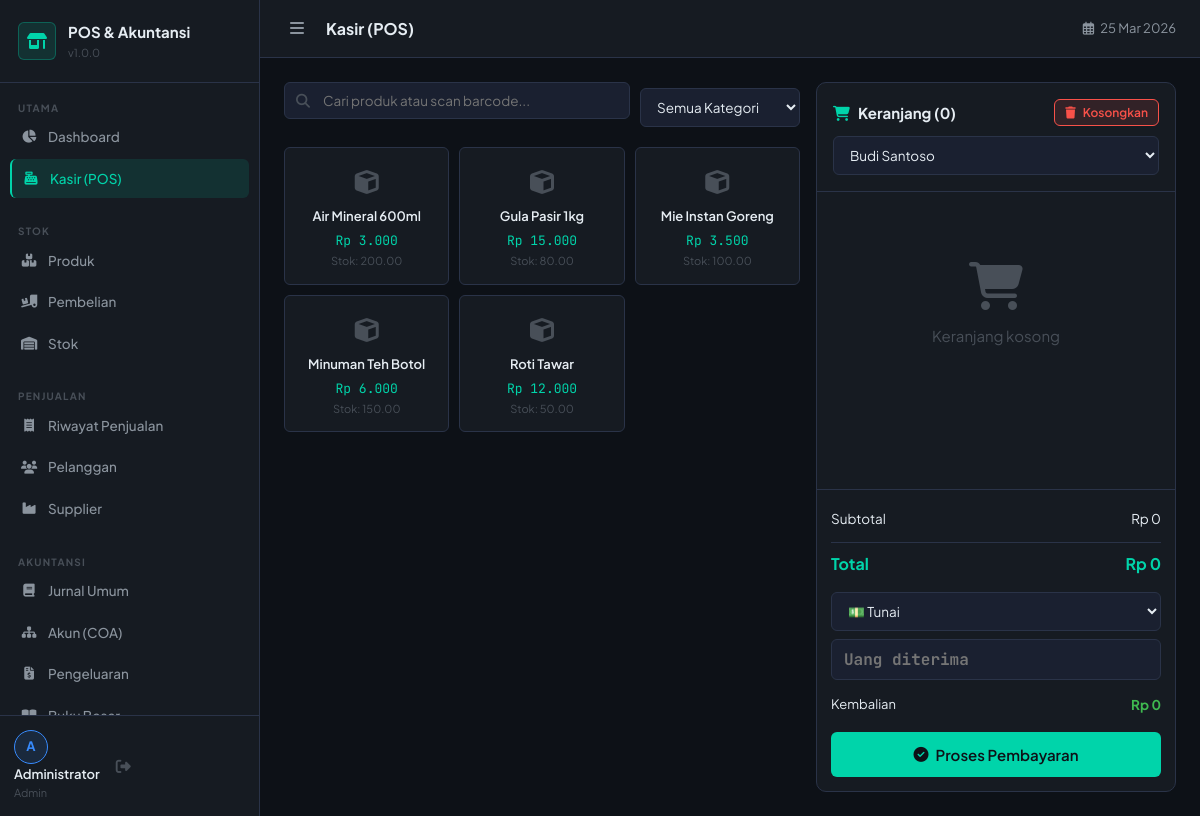
The app's page /modules/pos/kasir.php (signed in) with its own data.
### tables this page shows
CREATE TABLE `products` (
  `id` INT AUTO_INCREMENT PRIMARY KEY,
  `category_id` INT,
  `unit_id` INT,
  `code` VARCHAR(50) UNIQUE NOT NULL,
  `barcode` VARCHAR(100),
  `name` VARCHAR(200) NOT NULL,
  `description` TEXT,
  `buy_price` DECIMAL(15,2) DEFAULT 0,
  `sell_price` DECIMAL(15,2) DEFAULT 0,
  `stock` DECIMAL(10,2) DEFAULT 0,
  `min_stock` DECIMAL(10,2) DEFAULT 0,
  `image` VARCHAR(255),
  `is_active` TINYINT(1) DEFAULT 1,
  `created_at` DATETIME DEFAULT CURRENT_TIMESTAMP,
  `updated_at` DATETIME DEFAULT CURRENT_TIMESTAMP ON UPDATE CURRENT_TIMESTAMP,
  FOREIGN KEY (`category_id`) REFERENCES `categories`(`id`) ON DELETE SET NULL,
  FOREIGN KEY (`unit_id`) REFERENCES `units`(`id`) ON DELETE SET NULL
);

### config/database.php (called while the page is built, shortened)
<?php
function formatRupiah($amount) {
    return 'Rp ' . number_format($amount, 0, ',', '.');
}

### modules/pos/kasir.php (the view, shortened to what this page needs)
<?php
require_once __DIR__ . '/../../config/database.php';
$products  = $pdo->query("SELECT p.*, c.name as cat_name FROM products p LEFT JOIN categories c ON p.category_id=c.id WHERE p.is_active=1 ORDER BY p.name")->fetchAll();
$customers = $pdo->query("SELECT * FROM customers WHERE is_active=1 ORDER BY name")->fetchAll();
include APP_URL ? dirname(__DIR__, 2) . '/includes/header.php' : '../../includes/header.php';
?>
<div class="pos-layout">
  <div class="pos-products">
    <div style="display:flex;gap:10px;margin-bottom:14px;align-items:center">
      <div class="product-search" style="flex:1">
        <i class="fas fa-search search-icon"></i>
        <input type="text" class="form-control" placeholder="Cari produk atau scan barcode..." oninput="filterProducts(this.value)" style="padding-left:38px">
      </div>
      <select class="form-control" style="width:160px" onchange="filterCategory(this.value)">
        <option value="">Semua Kategori</option>
      </select>
    </div>
    <div class="product-grid" id="product-grid">
      <?php foreach ($products as $p): ?>
      <div class="product-card" data-name="<?= htmlspecialchars($p['name']) ?>" data-cat="<?= $p['category_id'] ?>"
           onclick="addToCart(<?= $p['id'] ?>,'<?= addslashes(htmlspecialchars($p['name'])) ?>',<?= $p['sell_price'] ?>,<?= $p['stock'] ?>)">
        <div style="font-size:24px;margin-bottom:6px;color:var(--text-muted)"><i class="fas fa-cube"></i></div>
        <div class="prod-name"><?= htmlspecialchars($p['name']) ?></div>
        <div class="prod-price"><?= formatRupiah($p['sell_price']) ?></div>
        <div class="prod-stock">Stok: <?= $p['stock'] ?></div>
      </div>
      <?php endforeach; ?>
    </div>
  </div>
  <div class="pos-cart">
    <div class="cart-header">
      <div style="display:flex;justify-content:space-between;align-items:center">
        <span class="cart-title"><i class="fas fa-shopping-cart" style="color:var(--accent);margin-right:8px"></i>Keranjang (<span id="cart-count">0</span>)</span>
        <button class="btn btn-danger btn-sm" onclick="cart=[];renderCart()"><i class="fas fa-trash"></i> Kosongkan</button>
      </div>
      <select class="form-control" style="margin-top:10px" id="customer-select">
        <?php foreach ($customers as $c): ?>
        <option value="<?= $c['id'] ?>"><?= htmlspecialchars($c['name']) ?></option>
        <?php endforeach; ?>
      </select>
    </div>
    <div class="cart-items" id="cart-items">
      <div class="empty-state"><i class="fas fa-shopping-cart"></i><p>Keranjang kosong</p></div>
    </div>
    <div class="cart-footer">
      <div class="cart-totals">
        <div class="cart-total-row">
          <span>Subtotal</span><span class="amount" id="cart-subtotal">Rp 0</span>
        </div>
        <div class="cart-total-row grand">
          <span>Total</span><span class="amount" id="cart-total">Rp 0</span>
        </div>
      </div>
      <form method="POST" action="" id="checkout-form">
        <div class="form-group" style="margin-bottom:8px">
          <select name="payment_method" class="form-control">
            <option value="tunai">💵 Tunai</option>
          </select>
        </div>
        <div class="pay-input">
          <input type="text" name="paid_amount" id="paid-amount" class="form-control"
                 placeholder="Uang diterima" oninput="this.value=this.value.replace(/\D/g,'');calculateChange()">
        </div>
        <div class="cart-total-row" style="margin-bottom:12px">
          <span style="font-size:13px">Kembalian</span>
          <span class="amount" id="change-due" style="color:var(--green);font-weight:700">Rp 0</span>
        </div>
        <button type="button" onclick="processCheckout()" class="btn btn-primary" style="width:100%;justify-content:center;padding:12px;font-size:15px">
          <i class="fas fa-check-circle"></i> Proses Pembayaran
        </button>
      </form>
    </div>
  </div>
</div>

### assets/css/style.css (style rules this page uses)
:root { --bg-base: #0d1117; --bg-surface: #161b22; --bg-elevated: #1c2230; --bg-input: #1a2030; --border: #2a3348; --border-light: #1e2d40; --text-primary: #e6edf3; --text-secondary:#8b949e; --text-muted: #484f58; --accent: #00d4aa; --accent-dim: rgba(0,212,170,.12); --accent-hover: #00f5c4; --blue: #388bfd; --blue-dim: rgba(56,139,253,.12); --orange: #f0883e; --orange-dim: rgba(240,136,62,.12); --red: #f85149; --red-dim: rgba(248,81,73,.12); --green: #3fb950; --green-dim: rgba(63,185,80,.12); --yellow: #e3b341; --sidebar-w: 260px; --topbar-h: 58px; --radius: 10px; --radius-sm: 6px; --shadow: 0 4px 20px rgba(0,0,0,.35); --transition: .2s cubic-bezier(.4,0,.2,1); }
*, *::before, *::after { box-sizing: border-box; margin: 0; padding: 0; }
html { scroll-behavior: smooth; }
body { font-family: 'Plus Jakarta Sans', sans-serif; background: var(--bg-base); color: var(--text-primary); display: flex; min-height: 100vh; font-size: 14px; line-height: 1.6; }
.form-group { display: flex; flex-direction: column; gap: 6px; }
.form-control { background: var(--bg-input); border: 1px solid var(--border); border-radius: var(--radius-sm); padding: 9px 12px; color: var(--text-primary); font-family: inherit; font-size: 13.5px; transition: border-color var(--transition); width: 100%; }
select.form-control option { background: var(--bg-elevated); }
.btn { display: inline-flex; align-items: center; gap: 7px; padding: 9px 16px; border-radius: var(--radius-sm); font-family: inherit; font-size: 13.5px; font-weight: 600; cursor: pointer; border: 1px solid transparent; transition: all var(--transition); text-decoration: none; white-space: nowrap; }
.btn-primary { background: var(--accent); color: #0d1117; }
.btn-danger { background: var(--red-dim); color: var(--red); border-color: var(--red); }
.btn-sm { padding: 5px 10px; font-size: 12px; }
.pos-layout { display: grid; grid-template-columns: 1fr 360px; gap: 16px; height: calc(100vh - 90px); }
.pos-products { overflow-y: auto; }
.pos-cart { background: var(--bg-surface); border: 1px solid var(--border); border-radius: var(--radius); display: flex; flex-direction: column; }
.product-search { margin-bottom: 14px; position: relative; }
.product-search input { padding-left: 38px; }
.product-search .search-icon { position: absolute; left: 12px; top: 50%; transform: translateY(-50%); color: var(--text-muted); }
.product-grid { display: grid; grid-template-columns: repeat(auto-fill, minmax(150px,1fr)); gap: 10px; }
.product-card { background: var(--bg-surface); border: 1px solid var(--border); border-radius: var(--radius-sm); padding: 14px 12px; cursor: pointer; transition: all var(--transition); text-align: center; }
.product-card .prod-name { font-size: 13px; font-weight: 600; margin-bottom: 4px; }
.product-card .prod-price { font-size: 13px; color: var(--accent); font-family: 'JetBrains Mono', monospace; }
.product-card .prod-stock { font-size: 11px; color: var(--text-muted); }
.cart-header { padding: 16px; border-bottom: 1px solid var(--border); }
.cart-title { font-weight: 700; font-size: 15px; }
.cart-items { flex: 1; overflow-y: auto; padding: 10px; }
.cart-footer { padding: 14px; border-top: 1px solid var(--border); }
.cart-totals { margin-bottom: 12px; }
.cart-total-row { display: flex; justify-content: space-between; padding: 4px 0; font-size: 13.5px; }
.cart-total-row.grand { font-weight: 700; font-size: 16px; color: var(--accent); border-top: 1px solid var(--border); margin-top: 8px; padding-top: 8px; }
.pay-input { display: flex; gap: 8px; margin-bottom: 10px; }
.pay-input .form-control { font-size: 16px; font-weight: 700; font-family: 'JetBrains Mono', monospace; }
.empty-state { text-align: center; padding: 60px 20px; color: var(--text-muted); }
.empty-state i { font-size: 48px; margin-bottom: 14px; }
.empty-state p { font-size: 15px; }

### records on screen
products: name "Air Mineral 600ml", sell_price "Rp 3.000", stock "200.00"
products: name "Gula Pasir 1kg", sell_price "Rp 15.000", stock "80.00"
products: name "Mie Instan Goreng", sell_price "Rp 3.500", stock "100.00"
products: name "Minuman Teh Botol", sell_price "Rp 6.000", stock "150.00"
products: name "Roti Tawar", sell_price "Rp 12.000", stock "50.00"

### other values on screen
APP_NAME "POS & Akuntansi"
APP_VERSION "1.0.0"
substr($_SESSION['full_name']??'A',0,1) "A"
$_SESSION['full_name'] "Administrator"
$_SESSION['role'] "Admin"
$pageTitle "Kasir (POS)"
form field value "Budi Santoso"
